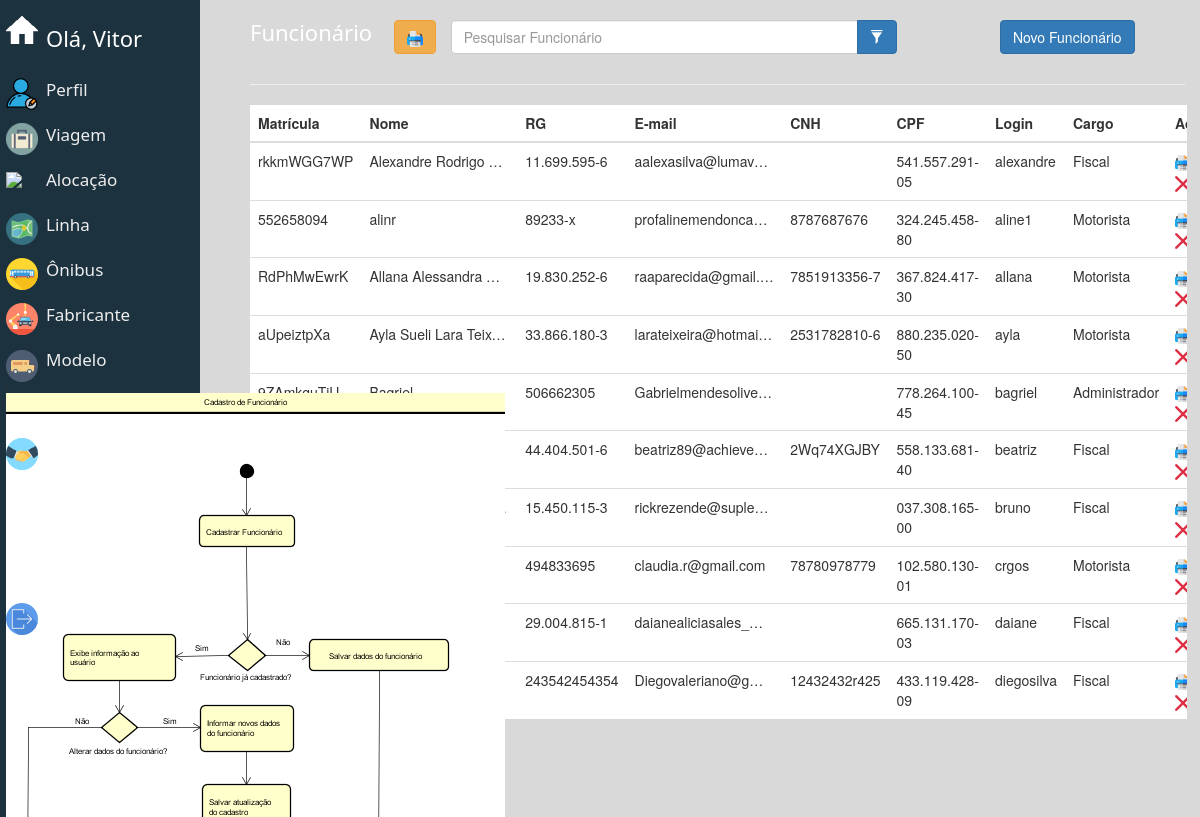
The page /login/Administrador/Function/Filtro/ftFuncionario.php (signed in) on the database its author committed.
### tables this page shows
CREATE TABLE `tbfuncionario` (
  `codFuncionario` int(11) NOT NULL,
  `matriculaFuncionario` varchar(15) NOT NULL,
  `nomeFuncionario` varchar(90) NOT NULL,
  `rgFuncionario` varchar(12) NOT NULL,
  `emailFuncionario` varchar(90) NOT NULL,
  `cnhFuncionario` varchar(12) DEFAULT NULL,
  `cpfFuncionario` varchar(14) NOT NULL,
  `dataCadastroFuncionario` date NOT NULL,
  `codUsuario` int(11) NOT NULL
);

CREATE TABLE `tbusuario` (
  `codUsuario` int(11) NOT NULL,
  `loginUsuario` varchar(40) NOT NULL,
  `senhaUsuario` varchar(225) NOT NULL,
  `codNivelUsuario` int(11) NOT NULL
);

CREATE TABLE `tbnivelusuario` (
  `codNivelUsuario` int(11) NOT NULL,
  `descricaoNivelUsuario` varchar(20) NOT NULL
);

### login/Administrador/Function/Filtro/ftFuncionario.php (the view, shortened to what this page needs)
<?php require_once('../../../../verificaS.php');
$nomeUsuario= $_SESSION['nomeUsuario'];
$loginTeste = $_SESSION['loginUsuario'];
$nome = explode(" ",$nomeUsuario);
$nomeUsuari = $nome[0]; ?>
    <!DOCTYPE html>
    <html lang="pt-br">
    <head>
        <link href="../../../bootstrap/css/bootstrap.min.css" rel="stylesheet">
        <link rel="stylesheet" href="../../../css/Smith.css">
    </head>
    <body>
        <div id="main" class="container-fluid">
            <div id="top" class="row">
                <div class="col-md-2">
                    <div class="ArrumaSE">
                        <h2>Funcionário</h2>
                    </div>
                </div>
                <div class="relatorioG">
                    <?php echo "<a href='../../Function/Relatorio/Geral/grlFuncionario.php' target='_blank' class='btn btn-warning pull-left h2'><img src='../../../img/print.png' href='#'></a>";?>
                </div>
                <div class="col-md-6">
                    <div class="input-group h2">
                        <input id="busca" name="data[search]" class="form-control" id="busca" type="text" placeholder="Pesquisar Funcionário">
                        <span class="input-group-btn">
                            <button class="btn btn-primary" type="submit" onclick="abrir()">
                                <span class="glyphicon glyphicon-filter"></span>
                        </button>
                        </span>
                    </div>
                </div>
                <div class="col-md-3">
                    <a href="../Adiciona/adicionaFuncionario.php" class="btn btn-primary pull-right h2">Novo Funcionário</a>
                </div>
            </div>
            <hr/>
            <div id="list" class="row">
                <div class="table-responsive col-md-12">
                    <table id="result" class="table table-striped" cellspacing="0" cellpadding="0">
                        <thead>
                            <tr>
                                <th>Matrícula</th>
                                <th>Nome</th>
                                <th>RG </th>
                                <th>E-mail</th>
                                <th>CNH </th>
                                <th>CPF </th>
                                <th>Login</th>
                                <th>Cargo</th>
                                <th class="actions">Ações</th>
                            </tr>
                        </thead>
                        <tbody>
                            <?php
                                 $connect = mysqli_connect('localhost','root','','bdfiscall');
                            $pagina_atual = filter_input(INPUT_GET,'pagina', FILTER_SANITIZE_NUMBER_INT);
                            $pagina = (!empty($pagina_atual)) ? $pagina_atual : 1;
                            $qnt_result_pg = 10;
                            $inicio = ($qnt_result_pg * $pagina) - $qnt_result_pg;
                            $sql = "SELECT * FROM tbfuncionario INNER JOIN tbusuario ON tbfuncionario.codUsuario = tbusuario.codUsuario ORDER BY nomeFuncionario ASC LIMIT $inicio, $qnt_result_pg";
                            $result = mysqli_query($connect,$sql);
                            while($element = mysqli_fetch_array($result)){
                                $codUsuario = $element['codUsuario'];
                                $matriculaFuncionario = $element['matriculaFuncionario'];
                                $nomeFuncionario = $element['nomeFuncionario'];
                                $rgFuncionario = $element['rgFuncionario'];
                                $emailFuncionario = $element['emailFuncionario'];
                                $cnhFuncionario = $element['cnhFuncionario'];
                                $cpfFuncionario = $element['cpfFuncionario'];
                                $loginUsuario = $element['loginUsuario'];
                                $codNivelUsuario = $element['codNivelUsuario'];
                                $sqlF = "SELECT descricaoNivelUsuario FROM tbnivelusuario where codNivelUsuario= $codNivelUsuario";
                                $resultF = mysqli_query($connect,$sqlF);
                                $elementF = mysqli_fetch_array($resultF);
                                $tipoUsuario = $elementF['descricaoNivelUsuario'];
                                if($loginUsuario!=$loginTeste){
                                    echo"<tr>
                                        <td data-title='matriculaFuncionario' id='limite'>$matriculaFuncionario</td>
                                        <td data-title='nomeFuncionario' id='limite'>$nomeFuncionario</td>
                                        <td data-title='rgFuncionario'>$rgFuncionario</td>
                                        <td data-title='emailFuncionario' id='limite'>$emailFuncionario</td>
                                        <td data-title='cnhFuncionario'>$cnhFuncionario</td>
                                        <td data-title='cpfFuncionario'>$cpfFuncionario</td>
                                        <td data-title='loginUsuario' id='limite'>$loginUsuario</td>
                                        <td data-title='descricaoNivelUsuario'>$tipoUsuario</td>
                                        <td class='actions'>
                                    <a href='../../Function/Relatorio/Especifico/espFuncionario.php?codFuncionario=" . $element['codFuncionario'] . "' target='_blank'><img src='../../../img/print.png'></a>
                                    <a href='../Edita/editaFuncionario.php?codFuncionario=" . $element['codFuncionario'] . "'><img src='../../../img/edit.png'></a>
                                     <a onclick='deletar($codUsuario)'><img src='../../../img/close.png'></a>
                                    </td>
                                    </tr>";
                                }
                            }
                            $result_pg = "SELECT COUNT(nomeFuncionario) AS num_result FROM tbfuncionario";
                            $resultado_pg = mysqli_query($connect, $result_pg);
                            $row_pg = mysqli_fetch_assoc($resultado_pg);
                            $quantidade_pg = ceil($row_pg['num_result'] / $qnt_result_pg);
                            $max_links = 1;
                        ?>
                        </tbody>
                    </table>
                </div>
            </div>
            <div id="bottom" class="row">
                <div class="col-md-12">
                    <ul class="pagination">
                        <li><a href="visualizaFuncionario.php?pagina=1">&lt; Primeira</a></li>
                        <?php for($pag_ant = $pagina - $max_links; $pag_ant <= $pagina - 1; $pag_ant++){
                                    echo"<li class='disable'><a> $pagina </a></li>";
                                }for($pag_dep = $pagina + 1; $pag_dep <= $pagina + $max_links; $pag_dep++){
                                    if($pag_dep <= $quantidade_pg){
				                        echo "<li><a href='visualizaFuncionario.php?pagina=$pag_dep'>$pag_dep</a></li>";
                                    }
                                }
                                echo"<li class='next'><a href='visualizaFuncionario.php?pagina=$quantidade_pg' rel='next'>Ultima &gt;</a></li>";
                        ?>
                    </ul>
                </div>
            </div>
        </div>
        <section class="Cima">
            <div class="Bv">
                <div class="TxtInicio">
                    <a href="../../index.php" data-toggle="tooltip" data-placement="right" title="Tela inicial">
                        <h2>Olá, <?php echo $nomeUsuari;?></h2></a>
                </div>
                <div class="casa">
                    <a href="../../index.php" data-toggle="tooltip" data-placement="right" title="Tela inicial"> <img src="../../../img/CasaBranca.png" width="32px" height="32px"></a>
                </div>
            </div>
            <div class="divisaoPadrao">
                <div class="txtPadrao">
                    <a href="../../Telas/Visualiza/visualizaPerfil.php" data-toggle="tooltip" data-placement="right" title="Alterar o seu perfil"><h1>Perfil</h1></a>
                </div>
                <div class="imgPadrao">
                    <a href="../../Telas/Visualiza/visualizaPerfil.php" data-toggle="tooltip" data-placement="right" title="Alterar o seu perfil"><img src="../../../img/usuario.png"></a>
                </div>
            </div>
            <div class="divisaoPadrao">
                <div class="txtPadrao">
                    <a href="../../Telas/Visualiza/visualizaViagem.php" data-toggle="tooltip" data-placement="right" title="Consultar Viagens"><h1>Viagem</h1></a>
                </div>
                <div class="imgPadrao">
                    <a href="../../Telas/Visualiza/visualizaViagem.php" data-toggle="tooltip" data-placement="right" title="Consultar Viagens"><img src="../../../img/Viagem.png"></a>
                </div>
            </div>
            <div class="divisaoPadrao">
                <div class="txtPadrao">
                    <a href="../../Telas/Visualiza/visualizaAlocacao.php" data-toggle="tooltip" data-placement="right" title="Consultar Alocações"><h1>Alocação</h1></a>
                </div>
                <div class="imgPadrao">
                    <a href="../../Telas/Visualiza/visualizaAlocacao.php" data-toggle="tooltip" data-placement="right" title="Consultar Alocações"><img src="../../../img/Locacao.png"></a>
                </div>
            </div>
            <div class="divisaoPadrao">
                <div class="txtPadrao">
                    <a href="../../Telas/Visualiza/visualizaLinha.php" data-toggle="tooltip" data-placement="right" title="Consultar Linhas"><h1>Linha</h1></a>
                </div>
                <div class="imgPadrao">
                    <a href="../../Telas/Visualiza/visualizaLinha.php" data-toggle="tooltip" data-placement="right" title="Consultar Linhas"><img src="../../../img/linha.png"></a>
                </div>
            </div>
            <div class="divisaoPadrao">
                <div class="txtPadrao">
                    <a href="../../Telas/Visualiza/visualizaOnibus.php" data-toggle="tooltip" data-placement="right" title="Consultar Ônibus">
                        <h1>Ônibus</h1></a>
                </div>
                <div class="imgPadrao">
                    <a href="../../Telas/Visualiza/visualizaOnibus.php" data-toggle="tooltip" data-placement="right" title="Consultar Ônibus"><img src="../../../img/aaa.png"></a>
                </div>
            </div>
            <div class="divisaoPadrao">
                <div class="txtPadrao">
                    <a href="../../Telas/Visualiza/visualizaFabricante.php" data-toggle="tooltip" data-placement="right" title="Consultar Fabricantes"><h1>Fabricante</h1></a>
                </div>
                <div class="imgPadrao">
                    <a href="../../Telas/Visualiza/visualizaFabricante.php" data-toggle="tooltip" data-placement="right" title="Consultar Fabricantes"><img src="../../../img/fabricante.png"></a>
                </div>
            </div>
            <div class="divisaoPadrao">
                <div class="txtPadrao">
                    <a href="../../Telas/Visualiza/visualizaModelo.php" data-toggle="tooltip" data-placement="right" title="Consultar Modelos"><h1>Modelo</h1></a>
                </div>'
                <div class="imgModelo">
                    <a href="../../Telas/Visualiza/visualizaModelo.php" data-toggle="tooltip" data-placement="right" title="Consultar Modelos"> <img src="../../../img/modelo.png"> </a>
                </div>
            </div>
            <div class="divisaoPadrao">
                <div class="txtPadrao">
                    <a href="../../Telas/Visualiza/visualizaFuncionario.php" data-toggle="tooltip" data-placement="right" title="Consultar Funcionários">
                        <h1>Funcionário</h1></a>
                </div>
                <div class="imgPadrao">
                    <a href="../../Telas/Visualiza/visualizaFuncionario.php" data-toggle="tooltip" data-placement="right" title="Consultar Funcionários"> <img src="../../../img/Funcionario.png"></a>
                </div>
            </div>
            <div class="divisaoPadrao">
                <div class="txtPadrao">
                    <a href="../../Telas/Visualiza/visualizaCooperativa.php" data-toggle="tooltip" data-placement="right" title="Consultar Cooperativas"><h1>Cooperativa</h1></a>
                </div>
                <div class="imgPadrao">
                    <a href="../../Telas/Visualiza/visualizaCooperativa.php" data-toggle="tooltip" data-placement="right" title="Consultar Cooperativas"><img src="../../../img/cooperativa.png"></a>
                </div>
            </div>
            <div class="divisaoPadrao">
                <div class="txtPadrao">
                    <a href="../../../../sair.php" data-toggle="tooltip" data-placement="right" title="Sair do sistema">
                        <h1>Sair</h1> </a>
                </div>
                <div class="imgPadrao">
                    <a href="../../../../sair.php" data-toggle="tooltip" data-placement="right" title="Sair do sistema"> <img src="../../../img/logouts.png"> </a>
                </div>
            </div>
        </section>
    </body>
    </html>

### login/css/Smith.css (style rules this page uses)
.divisaoPadrao { padding: 5px; height:45px; background:#384176; }
button { border-radius:8px; color:black; background-color: #ccc; }
body { background:#d9d9d9; padding: 0; margin: 0; }
h1 { color: #eeeeee; font-family: 'Segoe UI', Tahoma, Geneva, Verdana, sans-serif; font-size: 17px; }
h2 { color: #FFFFFF; font-family: 'Segoe UI', Tahoma, Geneva, Verdana, sans-serif; font-size: 22px; }
input { border-radius: 8px; }
.Cima { padding: 1px; background:#1d323f; width: 200px; height: 920px; position: fixed; top: 0px; }
.Bv { padding: 5px; height:70px; background:#1d323f; }
.casa { position: absolute; margin: 0px 100px 0px 0px; top: 14px; }
.TxtInicio { margin-left:40px; margin-top: 10px; }
.divisaoPadrao { padding: 5px; height:45px; background:#1d323f; }
.txtPadrao { margin-left:40px; margin-top: -15px; }
.imgPadrao { position: absolute; margin-top: -32px; }
.imgModelo { position: absolute; margin-top:-50px; }
#limite { max-width: 20ch; overflow: hidden; text-overflow: ellipsis; white-space: nowrap; }

### rows shown on the page
tbfuncionario: matriculaFuncionario "rkkmWGG7WP", nomeFuncionario "Alexandre Rodrigo…", rgFuncionario "11.699.595-6", emailFuncionario "aalexasilva@lumav…", cpfFuncionario "541.557.291-05", codUsuario.loginUsuario "alexandre", tbnivelusuario.descricaoNivelUsuario "Fiscal"
tbfuncionario: matriculaFuncionario "552658094", nomeFuncionario "alinr", rgFuncionario "89233-x", emailFuncionario "profalinemendonca…", cnhFuncionario "8787687676", cpfFuncionario "324.245.458-80", codUsuario.loginUsuario "aline1", tbnivelusuario.descricaoNivelUsuario "Motorista"
tbfuncionario: matriculaFuncionario "RdPhMwEwrK", nomeFuncionario "Allana Alessandra…", rgFuncionario "19.830.252-6", emailFuncionario "raaparecida@gmail.…", cnhFuncionario "7851913356-7", cpfFuncionario "367.824.417-30", codUsuario.loginUsuario "allana", tbnivelusuario.descricaoNivelUsuario "Motorista"
tbfuncionario: matriculaFuncionario "aUpeiztpXa", nomeFuncionario "Ayla Sueli Lara Teix…", rgFuncionario "33.866.180-3", emailFuncionario "larateixeira@hotmai…", cnhFuncionario "2531782810-6", cpfFuncionario "880.235.020-50", codUsuario.loginUsuario "ayla", tbnivelusuario.descricaoNivelUsuario "Motorista"
tbfuncionario: matriculaFuncionario "9ZAmkguTiU", nomeFuncionario "Bagriel", rgFuncionario "506662305", emailFuncionario "Gabrielmendesolive…", cpfFuncionario "778.264.100-45", codUsuario.loginUsuario "bagriel", tbnivelusuario.descricaoNivelUsuario "Administrador"
tbfuncionario: rgFuncionario "44.404.501-6", emailFuncionario "beatriz89@achieve…", cnhFuncionario "2Wq74XGJBY", cpfFuncionario "558.133.681-40", codUsuario.loginUsuario "beatriz", tbnivelusuario.descricaoNivelUsuario "Fiscal"
tbfuncionario: rgFuncionario "15.450.115-3", emailFuncionario "rickrezende@suple…", cpfFuncionario "037.308.165-00", codUsuario.loginUsuario "bruno", tbnivelusuario.descricaoNivelUsuario "Fiscal"
tbfuncionario: rgFuncionario "494833695", emailFuncionario "claudia.r@gmail.com", cnhFuncionario "78780978779", cpfFuncionario "102.580.130-01", codUsuario.loginUsuario "crgos", tbnivelusuario.descricaoNivelUsuario "Motorista"
tbfuncionario: rgFuncionario "29.004.815-1", emailFuncionario "daianealiciasales_…", cpfFuncionario "665.131.170-03", codUsuario.loginUsuario "daiane", tbnivelusuario.descricaoNivelUsuario "Fiscal"
tbfuncionario: rgFuncionario "243542454354", emailFuncionario "Diegovaleriano@g…", cnhFuncionario "12432432r425", cpfFuncionario "433.119.428-09", codUsuario.loginUsuario "diegosilva", tbnivelusuario.descricaoNivelUsuario "Fiscal"

### other values the page prints
$nomeUsuari "Vitor"
